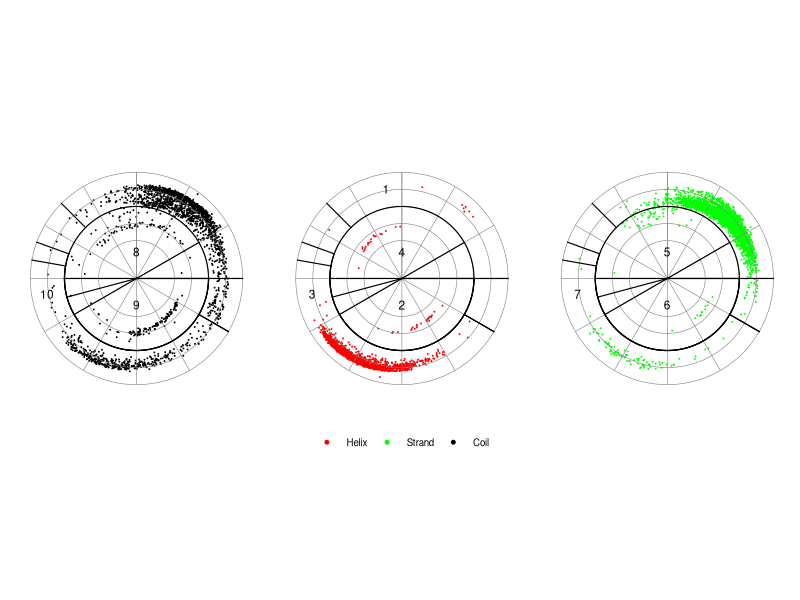

Recreate this plot in R.

library(ggplot2)
library(plyr)

# clear environment
rm(list = ls())

# read in data files
df <- read.csv('torsion.txt')
refs <- read.csv('torsion_refs.txt')
annotes <- read.csv('torsion_annotes.txt')

# map values
df$sse <- mapvalues(df$sse, from = c('Bend'), to = c('Coil'))

# subset data
df <- subset(df, df$sse == 'Helix' | df$sse == 'Strand' | df$sse == 'Coil')

# reorder factor levels
df$sse <- factor(df$sse, levels = c('Helix', 'Strand', 'Coil'))

# wrap and translate torsion angles
df$phi <- ifelse(df$phi < 0, df$phi + 360, df$phi)
df$phi <- df$phi + 200

# color scale
color_scale <- c('Helix' = 'red', 'Strand' = 'green', 'Coil' = 'black')

ggplot(df, aes(phi, psi, color = sse)) +
    
    # geoms
    geom_point(
        size = rel(0.01)
    ) + 
    geom_vline(
        xintercept = seq(200, 560, by = 90), 
        colour = 'grey50', 
        size = rel(0.2)
    ) +
    geom_hline(
        yintercept = seq(-180, 180, by = 30), 
        colour = 'grey50', 
        size = rel(0.2)
    ) +
    geom_segment(
        data = refs,
        size = rel(0.4),
        lineend = 'square',
        aes(x, y, xend = xend, yend = yend),
        inherit.aes = FALSE
    ) + 
    geom_text(
        data = annotes, 
        size = 3, 
        color = 'black',
        aes(x = phi, y = psi, label = label)
    ) +
    
    # scales
    scale_x_continuous(
        limits = c(0,560),
        expand = c(0,0),
        breaks = c(200,290,380,470,560),
        labels = c('0\u00B0','90\u00B0','\u00B1180\u00B0','-90\u00B0','0\u00B0')
    ) + 
    scale_y_continuous(
        limits = c(-180,180),
        expand = c(0,0),
        breaks = c(-150,-120,-90,-60,-30,0,30,60,90,120,150,180),
        labels = c('-150\u00B0','-120\u00B0','-90\u00B0','-60\u00B0','-30\u00B0','0\u00B0','30\u00B0','60\u00B0','90\u00B0','120\u00B0','150\u00B0','\u00B1180\u00B0')
    ) + 
    scale_color_manual(NULL, values = color_scale) + 
    
    # guides
    guides(color = guide_legend(override.aes = list(size = rel(1)))) + 

    # ceordinates 
    coord_polar(
       theta = 'y',
       direction = -1
    ) +

    # faceting
    facet_wrap(~sse, nrow = 1, scales = 'fixed') + 

    # default theme 
    theme_bw() +

    # default override
    theme(
        plot.title = element_blank(), 
        plot.margin = margin(0,0,0,0),

        panel.border = element_blank(),
        panel.grid = element_blank(),
        panel.spacing.x = unit(0,'pt'),
        
        axis.text = element_blank(), 
        axis.text.y = element_blank(),
        axis.ticks = element_blank(),
        axis.title = element_blank(),
        axis.line = element_blank(),

        strip.background = element_blank(),
        strip.text = element_blank(),
        
        legend.title = element_blank(), 
        legend.text = element_text(size = 7),
        legend.position = 'bottom',
        legend.margin = margin(0,0,0,0),
        legend.direction = 'horizontal'
    )

ggsave('torsion_refs.eps', width = 7, height = 2.5)

